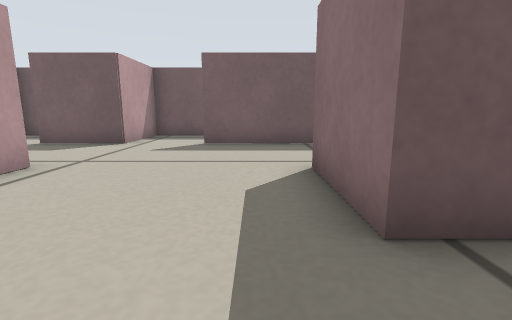
View 1 (above)

19 first-person views from a walk through a Stage world. The camera is 0.2 m above the floor, tilts 10° down and sees 85° across. Floor lines are 1 m apart. The floor is counted in squares, 0.2 m on a side. Each view is taken from the middle of a square. On the plan, view 1 faces up. The plan holds only what a view shows up to about 11 squares ahead; the rest is blank. Robots are left out.

View 2
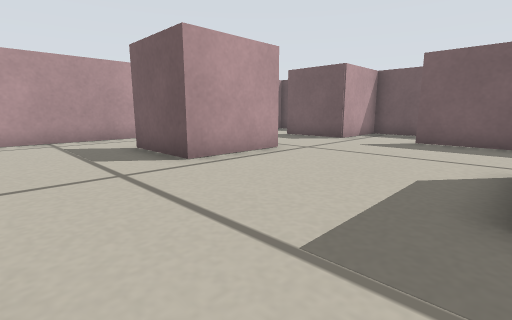

View 3
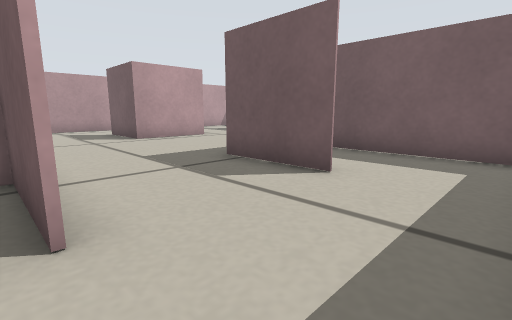

View 4
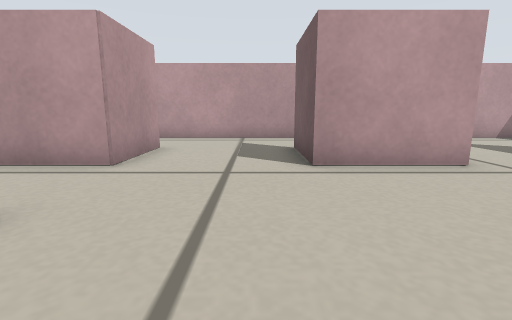

View 5
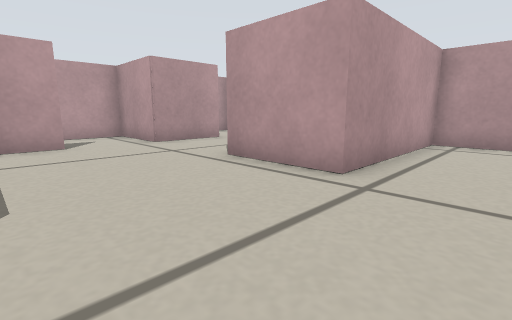

View 6
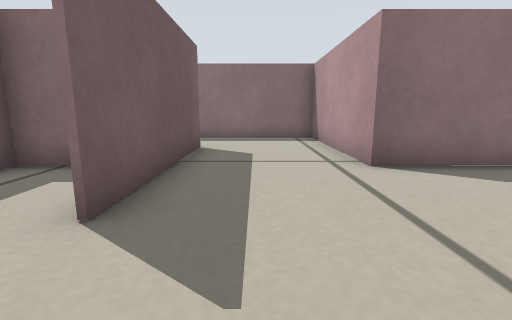

View 7
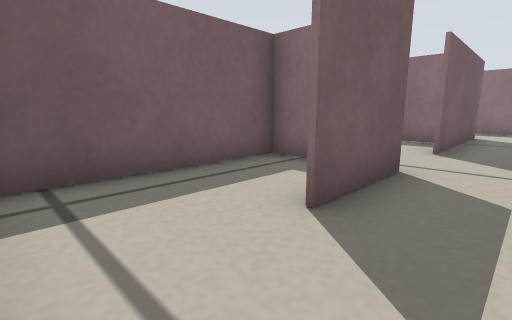

View 8
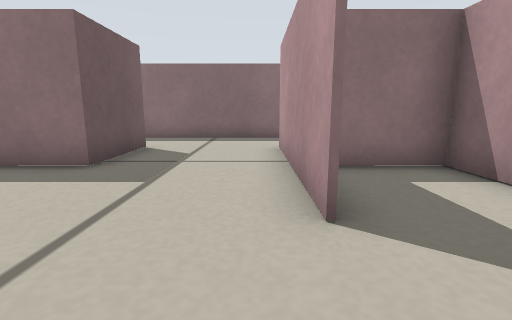

View 9
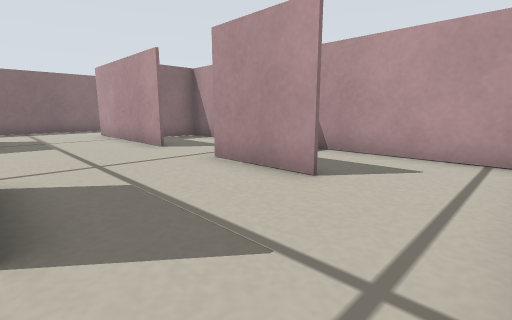

View 10
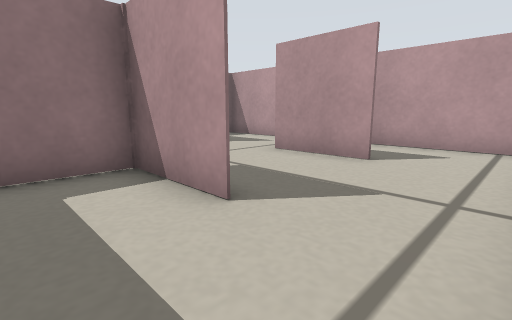

View 11
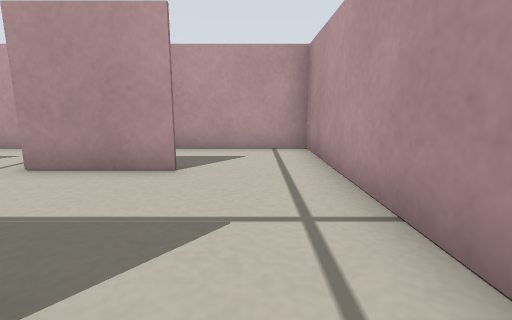

View 12
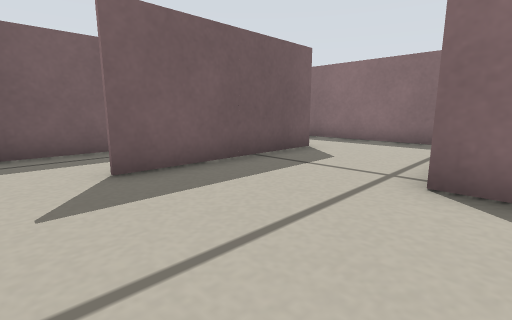

View 13
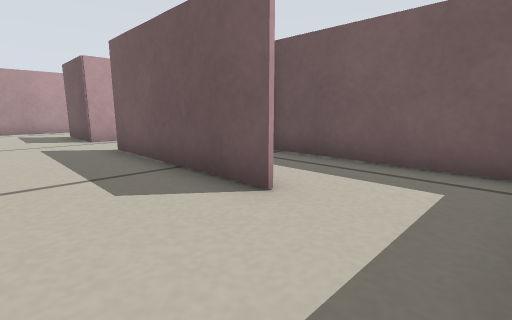

View 14
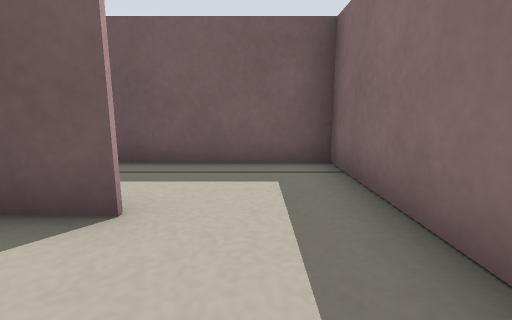

View 15
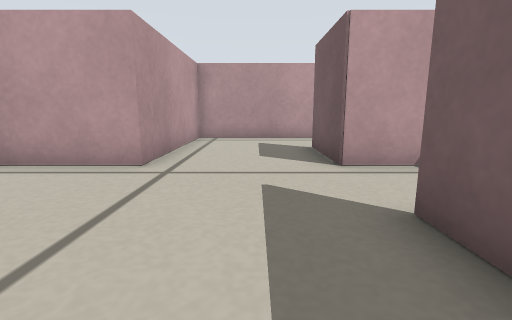

View 16
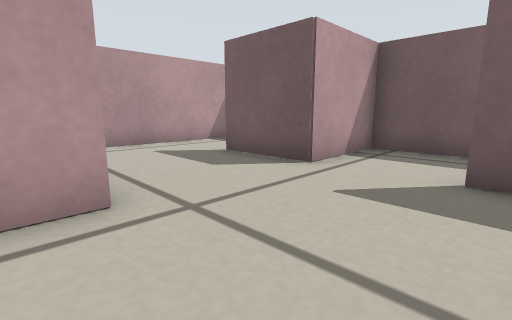

View 17
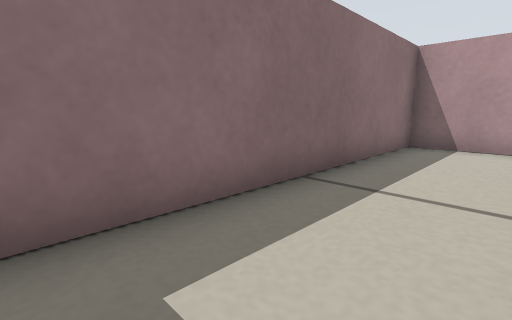

View 18
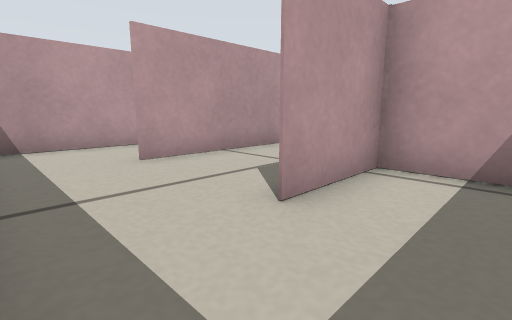

View 19
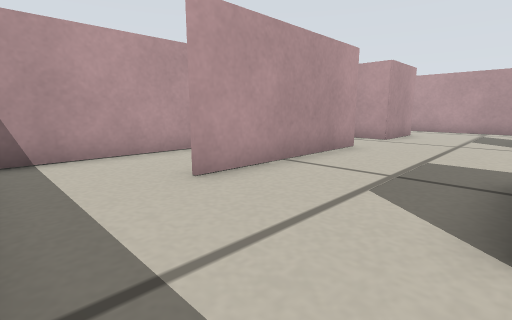

### Floor plan
Points are (right, up) in squares from view 1. A wall is a line through its corners. A room is listed if a view was taken in it or the views show most of it. See-through windows are left out.
Room 1 (views 1, 2, 3, 4, 5, 6, 7, 8, 12, 13, 14, 15, 16, 19)
walls: (3.8, 2) (1, 2) (1, 4.9) (6.5, 4.9) (6.5, 9.4); (-1.6, -1.6) (3.8, -1.6); (-4, 9.5) (-4, 8.5) (-6.8, 8.5); (3.8, 8.5) (-1.6, 8.5); (-6.8, -1.6) (-4, -1.6); (-9.4, 1.5) (-9.4, -1.5); (-9.4, 8.6) (-9.4, 4.9) (-4, 4.9) (-4, 2) (-6.6, 2); (6.5, -2.5) (6.5, 2.5)
ways out: opening at (-8, 2) to room 2; opening at (5, 2) to room 3; opening at (-8, 9) to room 4; opening at (-8, -2) to room 5; opening at (-2.5, -2) to room 6; opening at (5, 9) to room 7; opening at (5, -2) to room 8; opening at (-2.5, 9)
Room 2 (views 9, 10, 11)
walls: (-6.8, 2.1) (-4.1, 2.1) (-4.1, 3.9); (-9.4, 3.2) (-9.4, 1.5)
ways out: opening at (-8, 2) to room 1
Room 3 (views 17, 18)
walls: (5.8, 4.9) (2, 4.9); (6.5, 2.5) (6.5, 4.9); (1, 3.9) (1, 2.1) (3.8, 2.1)
ways out: opening at (5, 2) to room 1
Room 4 (no view inside)
walls: (-9.4, 10.8) (-9.4, 8.6); (-4.1, 10.2) (-4.1, 11.4); (-3.9, 11.4) (-9.4, 11.4)
ways out: opening at (-8, 9) to room 1
Room 5 (no view inside)
walls: (-9.4, -1.5) (-9.4, -4.5) (-3.9, -4.5)
ways out: opening at (-8, -2) to room 1
Room 6 (no view inside)
walls: (-3.9, -4.5) (1, -4.5) (1, -2.5); (-4, -1.6) (-4, -4.5)
ways out: opening at (-2.5, -2) to room 1
Room 7 (no view inside)
walls: (6.5, 9.4) (6.5, 11.4) (1, 11.4)
ways out: opening at (5, 9) to room 1
Room 8 (no view inside)
walls: (3.8, -1.7) (1, -1.7); (1, -4.5) (6.5, -4.5) (6.5, -2.5)
ways out: opening at (5, -2) to room 1

Positions as (right, up) in squares from view 1, and headings:
1: (0, 0), facing up
2: (1, -1), facing up-left
3: (6, -2), facing up-left
4: (1, 1), facing left
5: (0, 7), facing down-left
6: (-4, 7), facing right
7: (-9, 7), facing up-right
8: (-4, -1), facing right
9: (-9, 2), facing down-right
10: (-9, 4), facing down-right
11: (-8, 3), facing down
12: (-3, 4), facing up-right
13: (6, 6), facing up-left
14: (5, 6), facing up
15: (1, 7), facing left
16: (-1, 4), facing up-left
17: (4, 4), facing down-right
18: (6, 4), facing down-left
19: (6, 2), facing down-left
